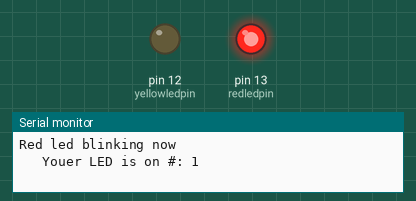
Simulated run of this sketch. Board: Arduino Uno, built with avr-gcc and run on an emulated ATmega328P. Shown: output pins drawn as LEDs (lit = HIGH), the last lines printed to the serial monitor.

Above: at 0.2 s.
At 5.2 s:
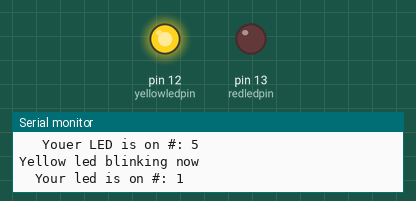
At 9.7 s:
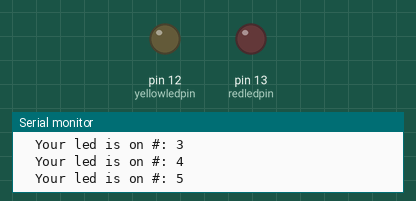
Timing chart, 0 to 13.0 s (numbered marks = the images above):
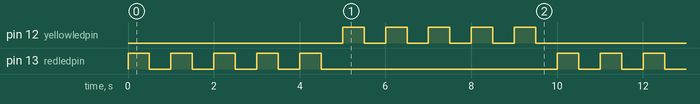

The sketch:

serial_println.ino
```cpp
int redledpin=13;
int yellowledpin=12;
int redontime=500;
int redofftime=500;
int yellowontime=500;
int yellowofftime=500;
int ledblink=5;
int yellowblink=5;

void setup(){
Serial.begin (9600);
pinMode (redledpin,OUTPUT);
pinMode (yellowledpin,OUTPUT);
}

void loop(){
 Serial.println ("Red led blinking now");
  for (int j=1; j<=ledblink; j=j+1){
    Serial.print ("   Youer LED is on #: ");
    Serial.println (j);
    digitalWrite(redledpin,HIGH); // 10 TIme red led blik
    delay (redontime);
    digitalWrite(redledpin,LOW);
    delay(redofftime);
  }

Serial.println("");
Serial.println ("Yellow led blinking now");
  for(int i=1; i<=ledblink; i=i+1){
    Serial.print("  Your led is on #: ");
    Serial.println (i);
    digitalWrite (yellowledpin,HIGH);
    delay(yellowontime);
    digitalWrite (yellowledpin,LOW);
    delay (yellowofftime);
   }
Serial.println (" ");
}
```

Measured:
- by itself, pin 12 (yellowledpin), pin 13 (redledpin): repeats every 10.0 s: 4 × (LOW 0.50 s, HIGH 0.50 s), LOW 5.5 s, HIGH 0.50 s
- by itself, everything shown: repeats every 10.0 s, in 20 steps
